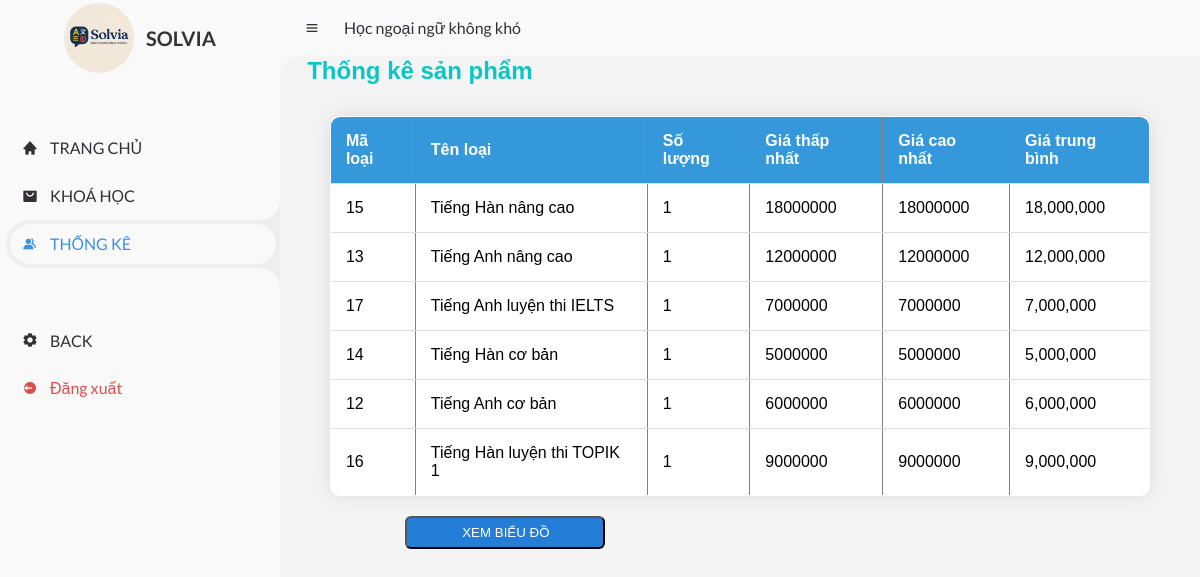
The page /GV/index.php?act=thongke (signed in) on the database its author committed.
### tables this page shows
CREATE TABLE `category` (
  `category_id` int(11) NOT NULL,
  `category_name` varchar(199) NOT NULL
);

### model/pdo.php (called while the page is built, shortened)
<?php
function pdo_get_connection()
{
    $servername = "localhost";
    $username = "root";
    $password = "";
    try {
        $conn = new PDO("mysql:host=$servername;dbname=bankhoahoc", $username, $password);
        $conn->setAttribute(PDO::ATTR_ERRMODE, PDO::ERRMODE_EXCEPTION);
        return $conn;
    } catch (PDOException $e) {
        echo "Kết nối thất bại: " . $e->getMessage();
    }
}
function pdo_query($sql)
{
    $sql_args = array_slice(func_get_args(), 1);
    try {
        $conn = Pdo_get_connection();
        $stmt = $conn->prepare($sql);
        $stmt->execute($sql_args);
        $rows = $stmt->fetchAll();
        return $rows;
    } catch (PDOException $e) {
        throw $e;
    } finally {
        unset($conn);
    }
}
?>

### model/khoahoc.php (called while the page is built, shortened)
<?php
function load_thong_ke() {
    $sql = "SELECT dm.category_id as madm , dm.category_name as tendm , COUNT(*) 'soluong', MIN(price) 'gia_min', MAX(price) 'gia_max',
    AVG(price) 'gia_avg' FROM category dm JOIN courses sp ON dm.category_id=sp.category_id GROUP BY dm.category_id, dm.category_name ORDER BY soluong DESC";
    return pdo_query($sql);
}
?>

### GV/thongke/thongke.php (the view, shortened to what this page needs)
<div class="row2">
    <div class="row2 font_title mb">
        <h1>Thống kê sản phẩm</h1>
    </div>
    <div class="row2 form_content ">
        <form action="#" method="POST">
            <div class="row2 mb10 formds_loai">
                <table border="1">
                    <tr>
                        <th>Mã loại</th>
                        <th>Tên loại</th>
                        <th>Số lượng</th>
                        <th>Giá thấp nhất</th>
                        <th>Giá cao nhất</th>
                        <th>Giá trung bình</th>
                    </tr>
                    <?php
                    foreach ($listsp as $lsp) {
                        extract($lsp);
                        echo '<tr>
                                <td>' . $madm . '</td>
                                <td>' . $tendm . '</td>
                                <td>' . $soluong . '</td>
                                <td>'  . $gia_min . '</td>
                                <td>'  . $gia_max . '</td>
                                <td>'  . number_format($gia_avg, 0) . '</td>
                            </tr>';
                    }
                    ?>
                </table>
        </form>
        <li class="<?php echo (!isset($_GET['act']) || $_GET['act'] === 'bieudo') ? 'active' : ''; ?>">
            <a href="index.php?act=bieudo">
                <div class="row btn_list mt20">
             <input  class="mr20" type="button" value="XEM BIỂU ĐỒ"></a>
           </div>
    </div>

### css/admin.css (style rules this page uses)
* { margin: 0; padding: 0; box-sizing: border-box; }
a { text-decoration: none; }
li { list-style: none; }
:root { --poppins: 'Poppins', sans-serif; --lato: 'Lato', sans-serif; --light: #F9F9F9; --blue: #3C91E6; --light-blue: #CFE8FF; --grey: #eee; --dark-grey: #AAAAAA; --dark: #342E37; --red: #DB504A; --yellow: #FFCE26; --light-yellow: #FFF2C6; --orange: #FD7238; --light-orange: #FFE0D3; }
html { overflow-x: hidden; }
body { background: var(--grey); overflow-x: hidden; }

### css/contentadmin.css (style rules this page uses)
.row2 { width: 97%; margin: 0 auto; }
.font_title h1 { color: rgb(10, 198, 198); line-height: 30px; }
.mb10 { margin-bottom: 10px; }
.mt20 { margin-top: 20px; }
.form_content { padding: 10px; }
body { font-family: Arial, sans-serif; background-color: #f4f4f4; }
table { width: 100%; border-collapse: collapse; margin-top: 20px; margin-bottom: 20px; overflow: hidden; box-shadow: 0 0 20px rgba(0, 0, 0, 0.1); border-radius: 10px; background-color: #fff; }
th, td { padding: 15px; text-align: left; border-bottom: 1px solid #ddd; }
th { background-color: #3498db; color: #fff; }
.btn_list input[type="button"] { border-radius: 6px; background-color: #247dd7; color: #ffffff; padding: 2px 5px 2px 7px; width: 200px; line-height: 25px; margin-left: 75px; }

### rows shown on the page
category: category_id "15", category_name "Tiếng Hàn nâng cao", soluong "1", gia_min "18000000", gia_max "18000000", gia_avg "18,000,000"
category: category_id "13", category_name "Tiếng Anh nâng cao", soluong "1", gia_min "12000000", gia_max "12000000", gia_avg "12,000,000"
category: category_id "17", category_name "Tiếng Anh luyện thi IELTS", soluong "1", gia_min "7000000", gia_max "7000000", gia_avg "7,000,000"
category: category_id "14", category_name "Tiếng Hàn cơ bản", soluong "1", gia_min "5000000", gia_max "5000000", gia_avg "5,000,000"
category: category_id "12", category_name "Tiếng Anh cơ bản", soluong "1", gia_min "6000000", gia_max "6000000", gia_avg "6,000,000"
category: category_id "16", category_name "Tiếng Hàn luyện thi TOPIK 1", soluong "1", gia_min "9000000", gia_max "9000000", gia_avg "9,000,000"
